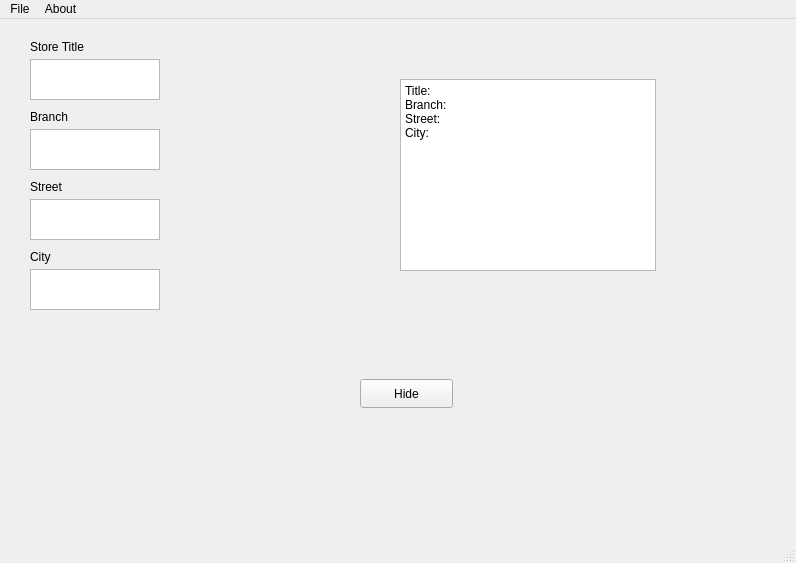
<?xml version="1.0" encoding="UTF-8"?>
<ui version="4.0">
 <class>MainWindow</class>
 <widget class="QMainWindow" name="MainWindow">
  <property name="geometry">
   <rect>
    <x>0</x>
    <y>0</y>
    <width>796</width>
    <height>563</height>
   </rect>
  </property>
  <property name="windowTitle">
   <string>MainWindow</string>
  </property>
  <widget class="QWidget" name="centralwidget">
   <widget class="QTextEdit" name="street_TextHere">
    <property name="enabled">
     <bool>true</bool>
    </property>
    <property name="geometry">
     <rect>
      <x>30</x>
      <y>180</y>
      <width>130</width>
      <height>41</height>
     </rect>
    </property>
    <property name="html">
     <string>&lt;!DOCTYPE HTML PUBLIC &quot;-//W3C//DTD HTML 4.0//EN&quot; &quot;http://www.w3.org/TR/REC-html40/strict.dtd&quot;&gt;
&lt;html&gt;&lt;head&gt;&lt;meta name=&quot;qrichtext&quot; content=&quot;1&quot; /&gt;&lt;meta charset=&quot;utf-8&quot; /&gt;&lt;style type=&quot;text/css&quot;&gt;
p, li { white-space: pre-wrap; }
hr { height: 1px; border-width: 0; }
li.unchecked::marker { content: &quot;\2610&quot;; }
li.checked::marker { content: &quot;\2612&quot;; }
&lt;/style&gt;&lt;/head&gt;&lt;body style=&quot; font-family:'Segoe UI'; font-size:9pt; font-weight:400; font-style:normal;&quot;&gt;
&lt;p style=&quot;-qt-paragraph-type:empty; margin-top:0px; margin-bottom:0px; margin-left:0px; margin-right:0px; -qt-block-indent:0; text-indent:0px;&quot;&gt;&lt;br /&gt;&lt;/p&gt;&lt;/body&gt;&lt;/html&gt;</string>
    </property>
   </widget>
   <widget class="QTextBrowser" name="textBrowser">
    <property name="geometry">
     <rect>
      <x>400</x>
      <y>60</y>
      <width>256</width>
      <height>192</height>
     </rect>
    </property>
    <property name="html">
     <string>&lt;!DOCTYPE HTML PUBLIC &quot;-//W3C//DTD HTML 4.0//EN&quot; &quot;http://www.w3.org/TR/REC-html40/strict.dtd&quot;&gt;
&lt;html&gt;&lt;head&gt;&lt;meta name=&quot;qrichtext&quot; content=&quot;1&quot; /&gt;&lt;meta charset=&quot;utf-8&quot; /&gt;&lt;style type=&quot;text/css&quot;&gt;
p, li { white-space: pre-wrap; }
hr { height: 1px; border-width: 0; }
li.unchecked::marker { content: &quot;\2610&quot;; }
li.checked::marker { content: &quot;\2612&quot;; }
&lt;/style&gt;&lt;/head&gt;&lt;body style=&quot; font-family:'Segoe UI'; font-size:9pt; font-weight:400; font-style:normal;&quot;&gt;
&lt;p style=&quot; margin-top:0px; margin-bottom:0px; margin-left:0px; margin-right:0px; -qt-block-indent:0; text-indent:0px;&quot;&gt;Title: &lt;/p&gt;
&lt;p style=&quot; margin-top:0px; margin-bottom:0px; margin-left:0px; margin-right:0px; -qt-block-indent:0; text-indent:0px;&quot;&gt;Branch: &lt;/p&gt;
&lt;p style=&quot; margin-top:0px; margin-bottom:0px; margin-left:0px; margin-right:0px; -qt-block-indent:0; text-indent:0px;&quot;&gt;Street: &lt;/p&gt;
&lt;p style=&quot; margin-top:0px; margin-bottom:0px; margin-left:0px; margin-right:0px; -qt-block-indent:0; text-indent:0px;&quot;&gt;City: &lt;/p&gt;&lt;/body&gt;&lt;/html&gt;</string>
    </property>
   </widget>
   <widget class="QLabel" name="street_label">
    <property name="geometry">
     <rect>
      <x>30</x>
      <y>160</y>
      <width>130</width>
      <height>16</height>
     </rect>
    </property>
    <property name="text">
     <string>Street</string>
    </property>
   </widget>
   <widget class="QTextEdit" name="city_TextHere">
    <property name="enabled">
     <bool>true</bool>
    </property>
    <property name="geometry">
     <rect>
      <x>30</x>
      <y>250</y>
      <width>130</width>
      <height>41</height>
     </rect>
    </property>
    <property name="html">
     <string>&lt;!DOCTYPE HTML PUBLIC &quot;-//W3C//DTD HTML 4.0//EN&quot; &quot;http://www.w3.org/TR/REC-html40/strict.dtd&quot;&gt;
&lt;html&gt;&lt;head&gt;&lt;meta name=&quot;qrichtext&quot; content=&quot;1&quot; /&gt;&lt;meta charset=&quot;utf-8&quot; /&gt;&lt;style type=&quot;text/css&quot;&gt;
p, li { white-space: pre-wrap; }
hr { height: 1px; border-width: 0; }
li.unchecked::marker { content: &quot;\2610&quot;; }
li.checked::marker { content: &quot;\2612&quot;; }
&lt;/style&gt;&lt;/head&gt;&lt;body style=&quot; font-family:'Segoe UI'; font-size:9pt; font-weight:400; font-style:normal;&quot;&gt;
&lt;p style=&quot;-qt-paragraph-type:empty; margin-top:0px; margin-bottom:0px; margin-left:0px; margin-right:0px; -qt-block-indent:0; text-indent:0px;&quot;&gt;&lt;br /&gt;&lt;/p&gt;&lt;/body&gt;&lt;/html&gt;</string>
    </property>
   </widget>
   <widget class="QLabel" name="city_label">
    <property name="geometry">
     <rect>
      <x>30</x>
      <y>230</y>
      <width>130</width>
      <height>16</height>
     </rect>
    </property>
    <property name="text">
     <string>City</string>
    </property>
   </widget>
   <widget class="QTextEdit" name="title_TextHere">
    <property name="enabled">
     <bool>true</bool>
    </property>
    <property name="geometry">
     <rect>
      <x>30</x>
      <y>40</y>
      <width>130</width>
      <height>41</height>
     </rect>
    </property>
    <property name="html">
     <string>&lt;!DOCTYPE HTML PUBLIC &quot;-//W3C//DTD HTML 4.0//EN&quot; &quot;http://www.w3.org/TR/REC-html40/strict.dtd&quot;&gt;
&lt;html&gt;&lt;head&gt;&lt;meta name=&quot;qrichtext&quot; content=&quot;1&quot; /&gt;&lt;meta charset=&quot;utf-8&quot; /&gt;&lt;style type=&quot;text/css&quot;&gt;
p, li { white-space: pre-wrap; }
hr { height: 1px; border-width: 0; }
li.unchecked::marker { content: &quot;\2610&quot;; }
li.checked::marker { content: &quot;\2612&quot;; }
&lt;/style&gt;&lt;/head&gt;&lt;body style=&quot; font-family:'Segoe UI'; font-size:9pt; font-weight:400; font-style:normal;&quot;&gt;
&lt;p style=&quot;-qt-paragraph-type:empty; margin-top:0px; margin-bottom:0px; margin-left:0px; margin-right:0px; -qt-block-indent:0; text-indent:0px;&quot;&gt;&lt;br /&gt;&lt;/p&gt;&lt;/body&gt;&lt;/html&gt;</string>
    </property>
   </widget>
   <widget class="QLabel" name="title_label">
    <property name="geometry">
     <rect>
      <x>30</x>
      <y>20</y>
      <width>130</width>
      <height>16</height>
     </rect>
    </property>
    <property name="text">
     <string>Store Title</string>
    </property>
   </widget>
   <widget class="QLabel" name="branch_label">
    <property name="geometry">
     <rect>
      <x>30</x>
      <y>90</y>
      <width>130</width>
      <height>16</height>
     </rect>
    </property>
    <property name="text">
     <string>Branch</string>
    </property>
   </widget>
   <widget class="QTextEdit" name="branch_TextHere">
    <property name="enabled">
     <bool>true</bool>
    </property>
    <property name="geometry">
     <rect>
      <x>30</x>
      <y>110</y>
      <width>130</width>
      <height>41</height>
     </rect>
    </property>
    <property name="html">
     <string>&lt;!DOCTYPE HTML PUBLIC &quot;-//W3C//DTD HTML 4.0//EN&quot; &quot;http://www.w3.org/TR/REC-html40/strict.dtd&quot;&gt;
&lt;html&gt;&lt;head&gt;&lt;meta name=&quot;qrichtext&quot; content=&quot;1&quot; /&gt;&lt;meta charset=&quot;utf-8&quot; /&gt;&lt;style type=&quot;text/css&quot;&gt;
p, li { white-space: pre-wrap; }
hr { height: 1px; border-width: 0; }
li.unchecked::marker { content: &quot;\2610&quot;; }
li.checked::marker { content: &quot;\2612&quot;; }
&lt;/style&gt;&lt;/head&gt;&lt;body style=&quot; font-family:'Segoe UI'; font-size:9pt; font-weight:400; font-style:normal;&quot;&gt;
&lt;p style=&quot;-qt-paragraph-type:empty; margin-top:0px; margin-bottom:0px; margin-left:0px; margin-right:0px; -qt-block-indent:0; text-indent:0px;&quot;&gt;&lt;br /&gt;&lt;/p&gt;&lt;/body&gt;&lt;/html&gt;</string>
    </property>
   </widget>
   <widget class="QPushButton" name="pushButton">
    <property name="geometry">
     <rect>
      <x>360</x>
      <y>360</y>
      <width>93</width>
      <height>29</height>
     </rect>
    </property>
    <property name="text">
     <string>Hide</string>
    </property>
   </widget>
  </widget>
  <widget class="QMenuBar" name="menubar">
   <property name="geometry">
    <rect>
     <x>0</x>
     <y>0</y>
     <width>796</width>
     <height>22</height>
    </rect>
   </property>
   <widget class="QMenu" name="menuFile">
    <property name="title">
     <string>File</string>
    </property>
    <addaction name="actionSettings"/>
   </widget>
   <widget class="QMenu" name="menuAbout">
    <property name="title">
     <string>About</string>
    </property>
   </widget>
   <addaction name="menuFile"/>
   <addaction name="menuAbout"/>
  </widget>
  <widget class="QStatusBar" name="statusbar"/>
  <action name="actionSettings">
   <property name="text">
    <string>Settings</string>
   </property>
  </action>
 </widget>
 <resources/>
 <connections/>
</ui>
